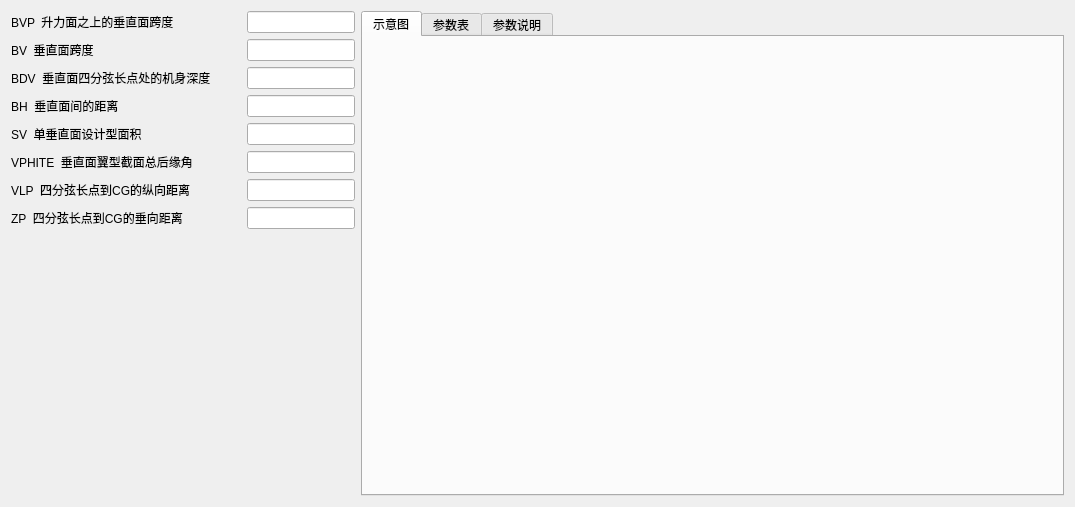
<?xml version="1.0" encoding="UTF-8"?>
<ui version="4.0">
 <class>TVTPAN</class>
 <widget class="QWidget" name="TVTPAN">
  <property name="geometry">
   <rect>
    <x>0</x>
    <y>0</y>
    <width>1075</width>
    <height>507</height>
   </rect>
  </property>
  <property name="windowTitle">
   <string>双垂面参数</string>
  </property>
  <layout class="QHBoxLayout" name="horizontalLayout">
   <item>
    <layout class="QVBoxLayout" name="verticalLayout">
     <item>
      <layout class="QHBoxLayout" name="horizontalLayout_2">
       <item>
        <widget class="QLabel" name="label_BVP">
         <property name="text">
          <string>BVP  升力面之上的垂直面跨度 </string>
         </property>
        </widget>
       </item>
       <item>
        <spacer name="horizontalSpacer_2">
         <property name="orientation">
          <enum>Qt::Horizontal</enum>
         </property>
         <property name="sizeType">
          <enum>QSizePolicy::Preferred</enum>
         </property>
         <property name="sizeHint" stdset="0">
          <size>
           <width>30</width>
           <height>20</height>
          </size>
         </property>
        </spacer>
       </item>
       <item>
        <widget class="QLineEdit" name="BVP">
         <property name="sizePolicy">
          <sizepolicy hsizetype="Fixed" vsizetype="Fixed">
           <horstretch>0</horstretch>
           <verstretch>0</verstretch>
          </sizepolicy>
         </property>
        </widget>
       </item>
      </layout>
     </item>
     <item>
      <layout class="QHBoxLayout" name="horizontalLayout_3">
       <item>
        <widget class="QLabel" name="label_BV">
         <property name="text">
          <string>BV  垂直面跨度</string>
         </property>
        </widget>
       </item>
       <item>
        <spacer name="horizontalSpacer_3">
         <property name="orientation">
          <enum>Qt::Horizontal</enum>
         </property>
         <property name="sizeType">
          <enum>QSizePolicy::Preferred</enum>
         </property>
         <property name="sizeHint" stdset="0">
          <size>
           <width>30</width>
           <height>20</height>
          </size>
         </property>
        </spacer>
       </item>
       <item>
        <widget class="QLineEdit" name="BV">
         <property name="sizePolicy">
          <sizepolicy hsizetype="Fixed" vsizetype="Fixed">
           <horstretch>0</horstretch>
           <verstretch>0</verstretch>
          </sizepolicy>
         </property>
        </widget>
       </item>
      </layout>
     </item>
     <item>
      <layout class="QHBoxLayout" name="horizontalLayout_4">
       <item>
        <widget class="QLabel" name="label_BDV">
         <property name="text">
          <string>BDV  垂直面四分弦长点处的机身深度</string>
         </property>
        </widget>
       </item>
       <item>
        <spacer name="horizontalSpacer_4">
         <property name="orientation">
          <enum>Qt::Horizontal</enum>
         </property>
         <property name="sizeType">
          <enum>QSizePolicy::Preferred</enum>
         </property>
         <property name="sizeHint" stdset="0">
          <size>
           <width>30</width>
           <height>20</height>
          </size>
         </property>
        </spacer>
       </item>
       <item>
        <widget class="QLineEdit" name="BDV">
         <property name="sizePolicy">
          <sizepolicy hsizetype="Fixed" vsizetype="Fixed">
           <horstretch>0</horstretch>
           <verstretch>0</verstretch>
          </sizepolicy>
         </property>
        </widget>
       </item>
      </layout>
     </item>
     <item>
      <layout class="QHBoxLayout" name="horizontalLayout_5">
       <item>
        <widget class="QLabel" name="label_BH">
         <property name="text">
          <string>BH  垂直面间的距离 </string>
         </property>
        </widget>
       </item>
       <item>
        <spacer name="horizontalSpacer_5">
         <property name="orientation">
          <enum>Qt::Horizontal</enum>
         </property>
         <property name="sizeType">
          <enum>QSizePolicy::Preferred</enum>
         </property>
         <property name="sizeHint" stdset="0">
          <size>
           <width>55</width>
           <height>20</height>
          </size>
         </property>
        </spacer>
       </item>
       <item>
        <widget class="QLineEdit" name="BH">
         <property name="sizePolicy">
          <sizepolicy hsizetype="Fixed" vsizetype="Fixed">
           <horstretch>0</horstretch>
           <verstretch>0</verstretch>
          </sizepolicy>
         </property>
        </widget>
       </item>
      </layout>
     </item>
     <item>
      <layout class="QHBoxLayout" name="horizontalLayout_6">
       <item>
        <widget class="QLabel" name="label_SV">
         <property name="text">
          <string>SV  单垂直面设计型面积</string>
         </property>
        </widget>
       </item>
       <item>
        <spacer name="horizontalSpacer_6">
         <property name="orientation">
          <enum>Qt::Horizontal</enum>
         </property>
         <property name="sizeType">
          <enum>QSizePolicy::Preferred</enum>
         </property>
         <property name="sizeHint" stdset="0">
          <size>
           <width>55</width>
           <height>20</height>
          </size>
         </property>
        </spacer>
       </item>
       <item>
        <widget class="QLineEdit" name="SV">
         <property name="sizePolicy">
          <sizepolicy hsizetype="Fixed" vsizetype="Fixed">
           <horstretch>0</horstretch>
           <verstretch>0</verstretch>
          </sizepolicy>
         </property>
        </widget>
       </item>
      </layout>
     </item>
     <item>
      <layout class="QHBoxLayout" name="horizontalLayout_7">
       <item>
        <widget class="QLabel" name="label_VPHITE">
         <property name="text">
          <string>VPHITE  垂直面翼型截面总后缘角</string>
         </property>
        </widget>
       </item>
       <item>
        <spacer name="horizontalSpacer_7">
         <property name="orientation">
          <enum>Qt::Horizontal</enum>
         </property>
         <property name="sizeType">
          <enum>QSizePolicy::Preferred</enum>
         </property>
         <property name="sizeHint" stdset="0">
          <size>
           <width>30</width>
           <height>20</height>
          </size>
         </property>
        </spacer>
       </item>
       <item>
        <widget class="QLineEdit" name="VPHITE">
         <property name="sizePolicy">
          <sizepolicy hsizetype="Fixed" vsizetype="Fixed">
           <horstretch>0</horstretch>
           <verstretch>0</verstretch>
          </sizepolicy>
         </property>
        </widget>
       </item>
      </layout>
     </item>
     <item>
      <layout class="QHBoxLayout" name="horizontalLayout_8">
       <item>
        <widget class="QLabel" name="label_VLP">
         <property name="text">
          <string>VLP  四分弦长点到CG的纵向距离</string>
         </property>
        </widget>
       </item>
       <item>
        <spacer name="horizontalSpacer_8">
         <property name="orientation">
          <enum>Qt::Horizontal</enum>
         </property>
         <property name="sizeType">
          <enum>QSizePolicy::Preferred</enum>
         </property>
         <property name="sizeHint" stdset="0">
          <size>
           <width>30</width>
           <height>20</height>
          </size>
         </property>
        </spacer>
       </item>
       <item>
        <widget class="QLineEdit" name="VLP">
         <property name="sizePolicy">
          <sizepolicy hsizetype="Fixed" vsizetype="Fixed">
           <horstretch>0</horstretch>
           <verstretch>0</verstretch>
          </sizepolicy>
         </property>
        </widget>
       </item>
      </layout>
     </item>
     <item>
      <layout class="QHBoxLayout" name="horizontalLayout_9">
       <item>
        <widget class="QLabel" name="label_ZP">
         <property name="text">
          <string>ZP  四分弦长点到CG的垂向距离</string>
         </property>
        </widget>
       </item>
       <item>
        <spacer name="horizontalSpacer_9">
         <property name="orientation">
          <enum>Qt::Horizontal</enum>
         </property>
         <property name="sizeType">
          <enum>QSizePolicy::Preferred</enum>
         </property>
         <property name="sizeHint" stdset="0">
          <size>
           <width>30</width>
           <height>20</height>
          </size>
         </property>
        </spacer>
       </item>
       <item>
        <widget class="QLineEdit" name="ZP">
         <property name="sizePolicy">
          <sizepolicy hsizetype="Fixed" vsizetype="Fixed">
           <horstretch>0</horstretch>
           <verstretch>0</verstretch>
          </sizepolicy>
         </property>
        </widget>
       </item>
      </layout>
     </item>
     <item>
      <spacer name="verticalSpacer">
       <property name="orientation">
        <enum>Qt::Vertical</enum>
       </property>
       <property name="sizeHint" stdset="0">
        <size>
         <width>20</width>
         <height>40</height>
        </size>
       </property>
      </spacer>
     </item>
    </layout>
   </item>
   <item>
    <widget class="QTabWidget" name="tabWidget">
     <property name="currentIndex">
      <number>0</number>
     </property>
     <widget class="QWidget" name="tab">
      <attribute name="title">
       <string>示意图</string>
      </attribute>
      <layout class="QVBoxLayout" name="verticalLayout_2">
       <item>
        <widget class="QLabel" name="label_16">
         <property name="text">
          <string/>
         </property>
         <property name="pixmap">
          <pixmap resource="card_rc.qrc">:/card/rc_card/TVTPAN.png</pixmap>
         </property>
         <property name="scaledContents">
          <bool>true</bool>
         </property>
        </widget>
       </item>
      </layout>
     </widget>
     <widget class="QWidget" name="tab_2">
      <attribute name="title">
       <string>参数表</string>
      </attribute>
      <layout class="QVBoxLayout" name="verticalLayout_3">
       <item>
        <widget class="QLabel" name="label_17">
         <property name="text">
          <string/>
         </property>
         <property name="pixmap">
          <pixmap resource="card_rc.qrc">:/card/rc_card/TVTPA-para.png</pixmap>
         </property>
        </widget>
       </item>
      </layout>
     </widget>
     <widget class="QWidget" name="tab_3">
      <attribute name="title">
       <string>参数说明</string>
      </attribute>
      <layout class="QHBoxLayout" name="horizontalLayout_17">
       <item>
        <widget class="QTextBrowser" name="textBrowser">
         <property name="html">
          <string>&lt;!DOCTYPE HTML PUBLIC &quot;-//W3C//DTD HTML 4.0//EN&quot; &quot;http://www.w3.org/TR/REC-html40/strict.dtd&quot;&gt;
&lt;html&gt;&lt;head&gt;&lt;meta name=&quot;qrichtext&quot; content=&quot;1&quot; /&gt;&lt;style type=&quot;text/css&quot;&gt;
p, li { white-space: pre-wrap; }
&lt;/style&gt;&lt;/head&gt;&lt;body style=&quot; font-family:'SimSun'; font-size:9pt; font-weight:400; font-style:normal;&quot;&gt;
&lt;p style=&quot; margin-top:18px; margin-bottom:12px; margin-left:0px; margin-right:0px; -qt-block-indent:0; text-indent:0px;&quot;&gt;&lt;a name=&quot;user-content-namelist-tvtpan--双垂面输入&quot;&gt;&lt;/a&gt;&lt;span style=&quot; font-size:xx-large; font-weight:600;&quot;&gt;N&lt;/span&gt;&lt;span style=&quot; font-size:xx-large; font-weight:600;&quot;&gt;AMELIST TVTPAN  双垂面输入&lt;/span&gt;&lt;/p&gt;
&lt;p style=&quot; margin-top:16px; margin-bottom:12px; margin-left:0px; margin-right:0px; -qt-block-indent:0; text-indent:0px;&quot;&gt;&lt;a name=&quot;user-content-参数卡说明-2&quot;&gt;&lt;/a&gt;&lt;span style=&quot; font-size:x-large; font-weight:600;&quot;&gt;参&lt;/span&gt;&lt;span style=&quot; font-size:x-large; font-weight:600;&quot;&gt;数卡说明&lt;/span&gt;&lt;/p&gt;
&lt;p style=&quot; margin-top:12px; margin-bottom:12px; margin-left:0px; margin-right:0px; -qt-block-indent:0; text-indent:0px;&quot;&gt;&lt;br /&gt; effects of twin vertical panels only reflected in subsoinc lateral stabillty results&lt;br /&gt; 双垂直板影响仅体现在亚音速横向稳定性结果&lt;/p&gt;
&lt;table border=&quot;0&quot; style=&quot; margin-top:0px; margin-bottom:0px; margin-left:0px; margin-right:0px;&quot; cellspacing=&quot;2&quot; cellpadding=&quot;0&quot;&gt;&lt;thead&gt;
&lt;tr&gt;
&lt;td&gt;
&lt;p align=&quot;center&quot; style=&quot; margin-top:0px; margin-bottom:0px; margin-left:0px; margin-right:0px; -qt-block-indent:0; text-indent:0px;&quot;&gt;&lt;span style=&quot; font-weight:600;&quot;&gt;VariableName&lt;/span&gt;&lt;/p&gt;&lt;/td&gt;
&lt;td&gt;
&lt;p style=&quot; margin-top:0px; margin-bottom:0px; margin-left:0px; margin-right:0px; -qt-block-indent:0; text-indent:0px;&quot;&gt;&lt;span style=&quot; font-weight:600;&quot;&gt;别名&lt;/span&gt;&lt;/p&gt;&lt;/td&gt;
&lt;td&gt;
&lt;p align=&quot;center&quot; style=&quot; margin-top:0px; margin-bottom:0px; margin-left:0px; margin-right:0px; -qt-block-indent:0; text-indent:0px;&quot;&gt;&lt;span style=&quot; font-weight:600;&quot;&gt;长度限制&lt;/span&gt;&lt;/p&gt;&lt;/td&gt;
&lt;td&gt;
&lt;p style=&quot; margin-top:0px; margin-bottom:0px; margin-left:0px; margin-right:0px; -qt-block-indent:0; text-indent:0px;&quot;&gt;&lt;span style=&quot; font-weight:600;&quot;&gt;原文说明或Tips&lt;/span&gt;&lt;/p&gt;&lt;/td&gt;
&lt;td&gt;
&lt;p style=&quot; margin-top:0px; margin-bottom:0px; margin-left:0px; margin-right:0px; -qt-block-indent:0; text-indent:0px;&quot;&gt;&lt;span style=&quot; font-weight:600;&quot;&gt;说明或Tips&lt;/span&gt;&lt;/p&gt;&lt;/td&gt;&lt;/tr&gt;&lt;/thead&gt;
&lt;tr&gt;
&lt;td&gt;
&lt;p align=&quot;center&quot; style=&quot; margin-top:0px; margin-bottom:0px; margin-left:0px; margin-right:0px; -qt-block-indent:0; text-indent:0px;&quot;&gt;BVP&lt;/p&gt;&lt;/td&gt;
&lt;td&gt;
&lt;p style=&quot; margin-top:0px; margin-bottom:0px; margin-left:0px; margin-right:0px; -qt-block-indent:0; text-indent:0px;&quot;&gt;升力面之上的垂直面跨度&lt;/p&gt;&lt;/td&gt;
&lt;td&gt;
&lt;p align=&quot;center&quot; style=&quot; margin-top:0px; margin-bottom:0px; margin-left:0px; margin-right:0px; -qt-block-indent:0; text-indent:0px;&quot;&gt;0&lt;/p&gt;&lt;/td&gt;
&lt;td&gt;
&lt;p style=&quot; margin-top:0px; margin-bottom:0px; margin-left:0px; margin-right:0px; -qt-block-indent:0; text-indent:0px;&quot;&gt;vertical panel span above lifting surface .&lt;/p&gt;&lt;/td&gt;
&lt;td&gt;
&lt;p style=&quot; margin-top:0px; margin-bottom:0px; margin-left:0px; margin-right:0px; -qt-block-indent:0; text-indent:0px;&quot;&gt;垂直面在升力面之上的高度&lt;/p&gt;&lt;/td&gt;&lt;/tr&gt;
&lt;tr&gt;
&lt;td&gt;
&lt;p align=&quot;center&quot; style=&quot; margin-top:0px; margin-bottom:0px; margin-left:0px; margin-right:0px; -qt-block-indent:0; text-indent:0px;&quot;&gt;BV&lt;/p&gt;&lt;/td&gt;
&lt;td&gt;
&lt;p style=&quot; margin-top:0px; margin-bottom:0px; margin-left:0px; margin-right:0px; -qt-block-indent:0; text-indent:0px;&quot;&gt;垂直面跨度&lt;/p&gt;&lt;/td&gt;
&lt;td&gt;
&lt;p align=&quot;center&quot; style=&quot; margin-top:0px; margin-bottom:0px; margin-left:0px; margin-right:0px; -qt-block-indent:0; text-indent:0px;&quot;&gt;0&lt;/p&gt;&lt;/td&gt;
&lt;td&gt;
&lt;p style=&quot; margin-top:0px; margin-bottom:0px; margin-left:0px; margin-right:0px; -qt-block-indent:0; text-indent:0px;&quot;&gt;vertical panel span&lt;/p&gt;&lt;/td&gt;
&lt;td&gt;
&lt;p style=&quot; margin-top:0px; margin-bottom:0px; margin-left:0px; margin-right:0px; -qt-block-indent:0; text-indent:0px;&quot;&gt;垂直面高度&lt;/p&gt;&lt;/td&gt;&lt;/tr&gt;
&lt;tr&gt;
&lt;td&gt;
&lt;p align=&quot;center&quot; style=&quot; margin-top:0px; margin-bottom:0px; margin-left:0px; margin-right:0px; -qt-block-indent:0; text-indent:0px;&quot;&gt;BDV&lt;/p&gt;&lt;/td&gt;
&lt;td&gt;
&lt;p style=&quot; margin-top:0px; margin-bottom:0px; margin-left:0px; margin-right:0px; -qt-block-indent:0; text-indent:0px;&quot;&gt;垂直面四分弦长点处的机身深度&lt;/p&gt;&lt;/td&gt;
&lt;td&gt;
&lt;p align=&quot;center&quot; style=&quot; margin-top:0px; margin-bottom:0px; margin-left:0px; margin-right:0px; -qt-block-indent:0; text-indent:0px;&quot;&gt;0&lt;/p&gt;&lt;/td&gt;
&lt;td&gt;
&lt;p style=&quot; margin-top:0px; margin-bottom:0px; margin-left:0px; margin-right:0px; -qt-block-indent:0; text-indent:0px;&quot;&gt;fuselage depth at quarter chord point of vertical panel mean aerodynamic chord&lt;/p&gt;&lt;/td&gt;
&lt;td&gt;
&lt;p style=&quot; margin-top:0px; margin-bottom:0px; margin-left:0px; margin-right:0px; -qt-block-indent:0; text-indent:0px;&quot;&gt;垂直面平均气动弦长的四分之一点处的机身深度&lt;/p&gt;&lt;/td&gt;&lt;/tr&gt;
&lt;tr&gt;
&lt;td&gt;
&lt;p align=&quot;center&quot; style=&quot; margin-top:0px; margin-bottom:0px; margin-left:0px; margin-right:0px; -qt-block-indent:0; text-indent:0px;&quot;&gt;BH&lt;/p&gt;&lt;/td&gt;
&lt;td&gt;
&lt;p style=&quot; margin-top:0px; margin-bottom:0px; margin-left:0px; margin-right:0px; -qt-block-indent:0; text-indent:0px;&quot;&gt;垂直面间的距离&lt;/p&gt;&lt;/td&gt;
&lt;td&gt;
&lt;p align=&quot;center&quot; style=&quot; margin-top:0px; margin-bottom:0px; margin-left:0px; margin-right:0px; -qt-block-indent:0; text-indent:0px;&quot;&gt;0&lt;/p&gt;&lt;/td&gt;
&lt;td&gt;
&lt;p style=&quot; margin-top:0px; margin-bottom:0px; margin-left:0px; margin-right:0px; -qt-block-indent:0; text-indent:0px;&quot;&gt;distance between vertical panels&lt;/p&gt;&lt;/td&gt;
&lt;td&gt;
&lt;p style=&quot; margin-top:0px; margin-bottom:0px; margin-left:0px; margin-right:0px; -qt-block-indent:0; text-indent:0px;&quot;&gt;垂直面间的距离&lt;/p&gt;&lt;/td&gt;&lt;/tr&gt;
&lt;tr&gt;
&lt;td&gt;
&lt;p align=&quot;center&quot; style=&quot; margin-top:0px; margin-bottom:0px; margin-left:0px; margin-right:0px; -qt-block-indent:0; text-indent:0px;&quot;&gt;SV&lt;/p&gt;&lt;/td&gt;
&lt;td&gt;
&lt;p style=&quot; margin-top:0px; margin-bottom:0px; margin-left:0px; margin-right:0px; -qt-block-indent:0; text-indent:0px;&quot;&gt;单垂直面设计型面积&lt;/p&gt;&lt;/td&gt;
&lt;td&gt;
&lt;p align=&quot;center&quot; style=&quot; margin-top:0px; margin-bottom:0px; margin-left:0px; margin-right:0px; -qt-block-indent:0; text-indent:0px;&quot;&gt;0&lt;/p&gt;&lt;/td&gt;
&lt;td&gt;
&lt;p style=&quot; margin-top:0px; margin-bottom:0px; margin-left:0px; margin-right:0px; -qt-block-indent:0; text-indent:0px;&quot;&gt;plan form area of one vertical panel&lt;/p&gt;&lt;/td&gt;
&lt;td&gt;
&lt;p style=&quot; margin-top:0px; margin-bottom:0px; margin-left:0px; margin-right:0px; -qt-block-indent:0; text-indent:0px;&quot;&gt;单垂直面设计型面积&lt;/p&gt;&lt;/td&gt;&lt;/tr&gt;
&lt;tr&gt;
&lt;td&gt;
&lt;p align=&quot;center&quot; style=&quot; margin-top:0px; margin-bottom:0px; margin-left:0px; margin-right:0px; -qt-block-indent:0; text-indent:0px;&quot;&gt;VPHITE&lt;/p&gt;&lt;/td&gt;
&lt;td&gt;
&lt;p style=&quot; margin-top:0px; margin-bottom:0px; margin-left:0px; margin-right:0px; -qt-block-indent:0; text-indent:0px;&quot;&gt;垂直面翼型截面总后缘角&lt;/p&gt;&lt;/td&gt;
&lt;td&gt;
&lt;p align=&quot;center&quot; style=&quot; margin-top:0px; margin-bottom:0px; margin-left:0px; margin-right:0px; -qt-block-indent:0; text-indent:0px;&quot;&gt;0&lt;/p&gt;&lt;/td&gt;
&lt;td&gt;
&lt;p style=&quot; margin-top:0px; margin-bottom:0px; margin-left:0px; margin-right:0px; -qt-block-indent:0; text-indent:0px;&quot;&gt;total trailing edge angle of vertical panel airfoil section&lt;/p&gt;&lt;/td&gt;
&lt;td&gt;
&lt;p style=&quot; margin-top:0px; margin-bottom:0px; margin-left:0px; margin-right:0px; -qt-block-indent:0; text-indent:0px;&quot;&gt;垂直板翼型截面总后缘角&lt;/p&gt;&lt;/td&gt;&lt;/tr&gt;
&lt;tr&gt;
&lt;td&gt;
&lt;p align=&quot;center&quot; style=&quot; margin-top:0px; margin-bottom:0px; margin-left:0px; margin-right:0px; -qt-block-indent:0; text-indent:0px;&quot;&gt;VLP&lt;/p&gt;&lt;/td&gt;
&lt;td&gt;
&lt;p style=&quot; margin-top:0px; margin-bottom:0px; margin-left:0px; margin-right:0px; -qt-block-indent:0; text-indent:0px;&quot;&gt;四分弦长点到CG的纵向距离&lt;/p&gt;&lt;/td&gt;
&lt;td&gt;
&lt;p align=&quot;center&quot; style=&quot; margin-top:0px; margin-bottom:0px; margin-left:0px; margin-right:0px; -qt-block-indent:0; text-indent:0px;&quot;&gt;0&lt;/p&gt;&lt;/td&gt;
&lt;td&gt;
&lt;p style=&quot; margin-top:0px; margin-bottom:0px; margin-left:0px; margin-right:0px; -qt-block-indent:0; text-indent:0px;&quot;&gt;distance parallel to long.axis between the CG and the quarter chord point of the mac of the panel.&lt;br /&gt; positive if aft of CG.&lt;/p&gt;&lt;/td&gt;
&lt;td&gt;
&lt;p style=&quot; margin-top:0px; margin-bottom:0px; margin-left:0px; margin-right:0px; -qt-block-indent:0; text-indent:0px;&quot;&gt;垂直面四分之一气动弦长处联线到气动中心的垂直距离.&lt;br /&gt; 中心之后为正&lt;/p&gt;&lt;/td&gt;&lt;/tr&gt;
&lt;tr&gt;
&lt;td&gt;
&lt;p align=&quot;center&quot; style=&quot; margin-top:0px; margin-bottom:0px; margin-left:0px; margin-right:0px; -qt-block-indent:0; text-indent:0px;&quot;&gt;ZP&lt;/p&gt;&lt;/td&gt;
&lt;td&gt;
&lt;p style=&quot; margin-top:0px; margin-bottom:0px; margin-left:0px; margin-right:0px; -qt-block-indent:0; text-indent:0px;&quot;&gt;四分弦长点到CG的垂向距离&lt;/p&gt;&lt;/td&gt;
&lt;td&gt;
&lt;p align=&quot;center&quot; style=&quot; margin-top:0px; margin-bottom:0px; margin-left:0px; margin-right:0px; -qt-block-indent:0; text-indent:0px;&quot;&gt;0&lt;/p&gt;&lt;/td&gt;
&lt;td&gt;
&lt;p style=&quot; margin-top:0px; margin-bottom:0px; margin-left:0px; margin-right:0px; -qt-block-indent:0; text-indent:0px;&quot;&gt;distance in the Z direction between the CG and the mac of the panel,&lt;br /&gt; positive for panel above CG.&lt;/p&gt;&lt;/td&gt;
&lt;td&gt;
&lt;p style=&quot; margin-top:0px; margin-bottom:0px; margin-left:0px; margin-right:0px; -qt-block-indent:0; text-indent:0px;&quot;&gt;垂直面四分之一气动弦长处联线到气动中心的Z向距离.&lt;br /&gt; 中心之上为正&lt;/p&gt;&lt;/td&gt;&lt;/tr&gt;&lt;/table&gt;&lt;/body&gt;&lt;/html&gt;</string>
         </property>
        </widget>
       </item>
      </layout>
     </widget>
    </widget>
   </item>
  </layout>
 </widget>
 <resources>
  <include location="card_rc.qrc"/>
 </resources>
 <connections/>
</ui>
